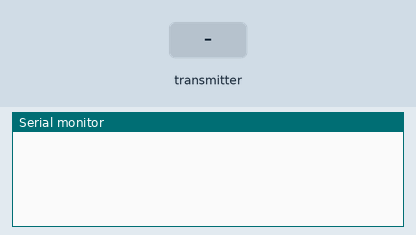
Recording of a sketch running on a simulated Arduino Uno, built with avr-gcc and run on an emulated ATmega328P. Parts: the last lines printed to the serial monitor. The inputs (shaded band) are chosen by the test bench. No radio packets arrive unless stated.

Above: at 1.2 s.
1.3 s: the transmitter starts sending buf.0 = 0
At 1.46 s:
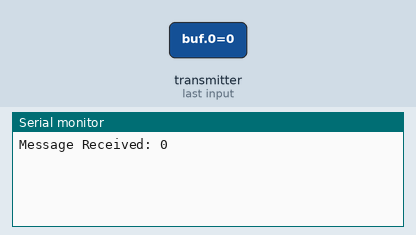
3.2 s: the transmitter starts sending buf.1 = 64
At 3.36 s:
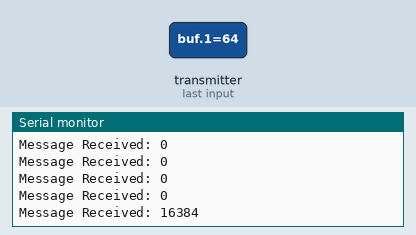
4.7 s: the transmitter starts sending buf.0 = 64
At 4.86 s:
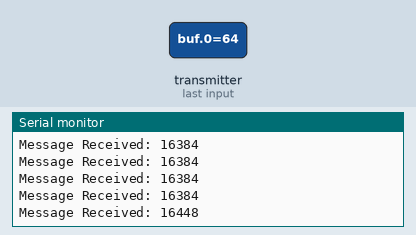
6.2 s: the transmitter starts sending buf.1 = 0
At 6.36 s:
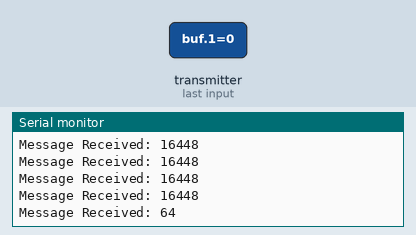
Timing chart, 0 to 8.7 s (numbered marks = the images above; inputs shaded):
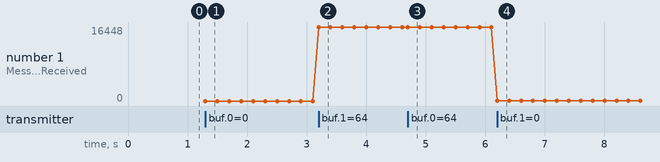

Measured:
- after the input at 1.3 s, the serial monitor: prints a new line at once (image 1)
- after the input at 3.2 s, the serial monitor: prints a new line at once (image 2)
- after the input at 4.7 s, the serial monitor: prints a new line at once (image 3)
- after the input at 6.2 s, the serial monitor: prints a new line at once (image 4)
- plotted number 1: 0 → 16384 after the input at 3.2 s, 16384 → 16448 after the input at 4.7 s, 16448 → 64 after the input at 6.2 s

The sketch:

RF-Rcv-Demo-1.ino
```cpp
/*
  433 MHz RF Module Receiver Demonstration 1
  RF-Rcv-Demo-1.ino
#include <SPI.h>

// Create Amplitude Shift Keying Object
RH_ASK rf_driver;

  Demonstrates 433 MHz RF Receiver Module
  Use with Transmitter Demonstration 1

  DroneBot Workshop 2018
  https://dronebotworkshop.com
*/

// Include RadioHead Amplitude Shift Keying Library
#include <RH_ASK.h>
// Include dependant SPI Library
#include <SPI.h>

 RH_ASK rf_driver (2000, 11, 12);
char msg[2];

void setup()
{

     // pinMode(13, OUTPUT);

    // Initialize ASK Object
    rf_driver.init();

    // Setup Serial Monitor
    Serial.begin(9600);
}

void loop()
{


   // Set buffer to size of expected message
    uint8_t buf[2];
    uint8_t buflen = sizeof(buf);
    // Check if received packet is correct size
    if (rf_driver.recv(buf, &buflen))
    {
    uint16_t merged = (buf[1] >> 8) | buf[0];
      // Message received with valid checksum
     // long buf=buf*1L;
      Serial.print("Message Received: ");
     // write( uint8_t *buffer, size_t size);
      Serial.println(*  (int*)buf );

      //digitalWrite(13,HIGH);
    }


}
```
